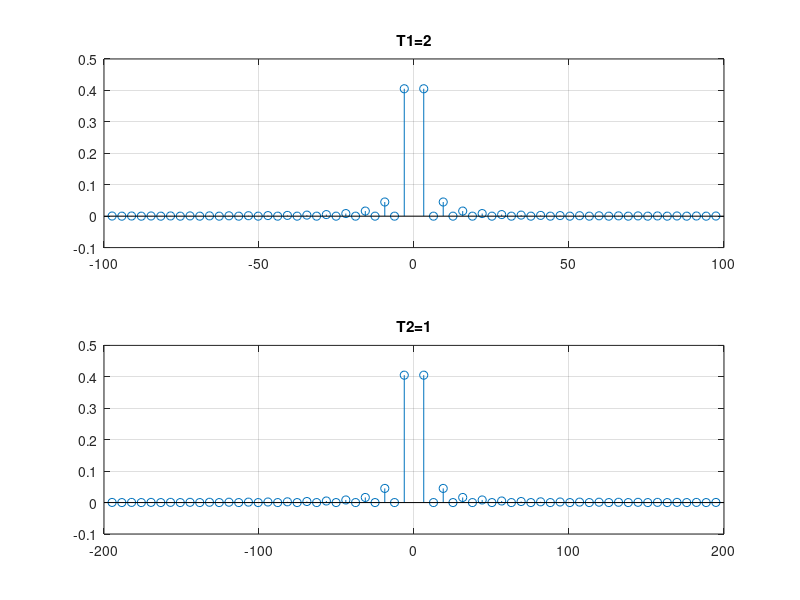

Reproduce this figure in MATLAB.
t=-5:0.01:5;
T1=2;
N=-50:50;
w1=2*pi/T1;
ft1=4./((pi.*N).^2).*(1-cos(pi.*N))/2;
subplot(211);
stem(N*w1,ft1),grid on
axis([-100,100,-0.1,0.5])
title('T1=2');
 
T2=1;
w2=2*pi/T2;
ft2=4./((pi.*N).^2).*(1-cos(pi.*N))/2;
subplot(212);
stem(N*w2,ft2),grid on
axis([-200,200,-0.1,0.5])
title('T2=1');